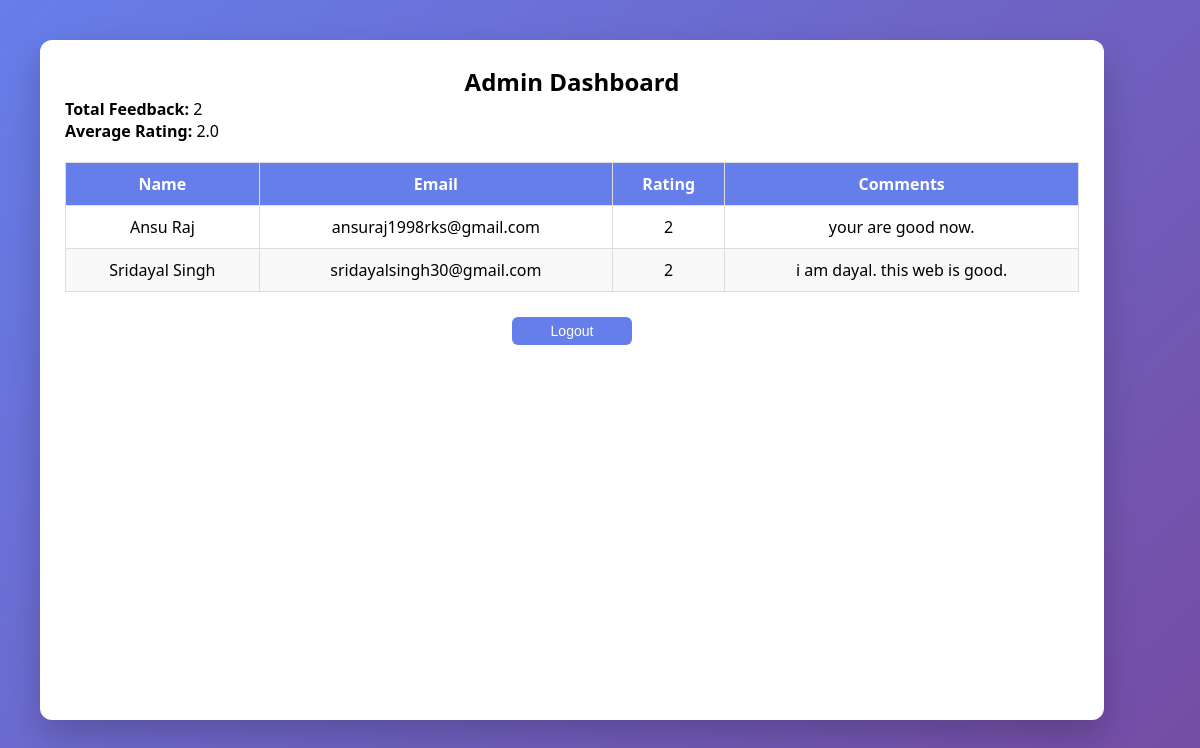
The page /admin-dashboard (signed in) on the database its author committed.
### tables this page shows
CREATE TABLE feedback (
        id INTEGER PRIMARY KEY AUTOINCREMENT,
        name TEXT,
        email TEXT,
        rating INTEGER,
        comments TEXT,
        date_submitted TEXT
    );

### app.py (the view)
@app.route("/admin-dashboard")
def admin_dashboard():
    if not session.get("admin"):
        return redirect("/admin-login")
    conn = get_db()
    data = conn.execute("SELECT * FROM feedback").fetchall()
    conn.close()
    total = len(data)
    avg = round(sum([row["rating"] for row in data]) / total, 2) if total else 0
    return render_template("admin.html", feedback=data, total=total, avg=avg)

### app.py (called while the page is built)
def get_db():
    conn = sqlite3.connect(DB_NAME)
    conn.row_factory = sqlite3.Row
    return conn

### templates/admin.html
{% extends "layout.html" %}
{% block content %}
<div class="container dashboard-container">
    <h2 style="text-align:center;">Admin Dashboard</h2>
    <p><strong>Total Feedback:</strong> {{ total }}</p>
    <p><strong>Average Rating:</strong> {{ avg }}</p>
    <table>
        <thead>
            <tr>
                <th>Name</th>
                <th>Email</th>
                <th>Rating</th>
                <th>Comments</th>
            </tr>
        </thead>
        <tbody>
            {% for f in feedback %}
            <tr>
                <td>{{ f.name }}</td>
                <td>{{ f.email }}</td>
                <td>{{ f.rating }}</td>
                <td>{{ f.comments }}</td>
            </tr>
            {% endfor %}
        </tbody>
    </table>
    <div style="display:flex; justify-content:center; margin-top:25px;">
        <a href="/logout">
            <button style="
                width: 120px;
                padding: 6px;
                font-size: 14px;
            ">
                Logout
            </button>
        </a>
    </div>
</div>
{% endblock %}

### templates/layout.html (shortened to what this page needs)
<!DOCTYPE html>
<html lang="en">
<head>
    <link rel="stylesheet" href="/static/css/style.css">
</head>
<body>
    {% block content %}{% endblock %}
</body>
</html>

### static/css/style.css (style rules this page uses)
* { margin: 0; padding: 0; box-sizing: border-box; }
body { font-family: "Segoe UI", sans-serif; background: linear-gradient(135deg, #667eea, #764ba2); min-height: 100vh; padding: 40px; }
.container { background: #ffffff; border-radius: 12px; box-shadow: 0 15px 35px rgba(0, 0, 0, 0.2); padding: 25px; }
button { width: 100%; padding: 10px; background: #667eea; color: white; border: none; border-radius: 6px; cursor: pointer; font-size: 15px; transition: background 0.3s; }
.dashboard-container { width: 95%; min-height: 85vh; }
table { width: 100%; border-collapse: collapse; margin-top: 20px; }
thead { background: #667eea; color: white; }
th, td { padding: 10px; border: 1px solid #ddd; text-align: center; }
tbody tr:nth-child(even) { background: #f9f9f9; }

### rows shown on the page
feedback: name "Ansu Raj", email "ansuraj1998rks@gmail.com", rating "2", comments "your are good now."
feedback: name "Sridayal Singh", email "sridayalsingh30@gmail.com", rating "2", comments "i am dayal. this web is good."

### other values the page prints
{{ total }} "2"
{{ avg }} "2.0"
